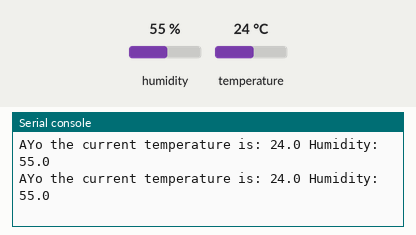
This program was run on a simulated Raspberry Pi Pico running MicroPython. Shown: the last lines printed to the serial console. The test bench sets the inputs (shaded band); at power-on: humidity 55 %, temperature 24 °C.

Above: at 1.2 s.
1.3 s: humidity set to 22 %
At 2.0 s:
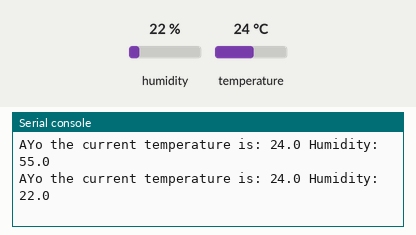
2.8 s: temperature set to 12 °C
At 3.3 s:
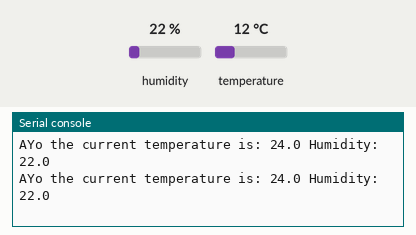
4.3 s: humidity set to 40 %
At 4.3 s:
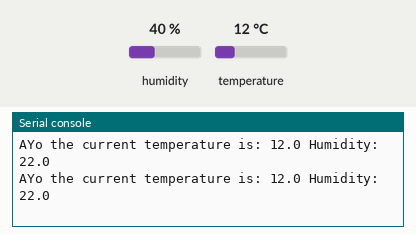
Timing chart, 0 to 7.3 s (numbered marks = the images above; inputs shaded):
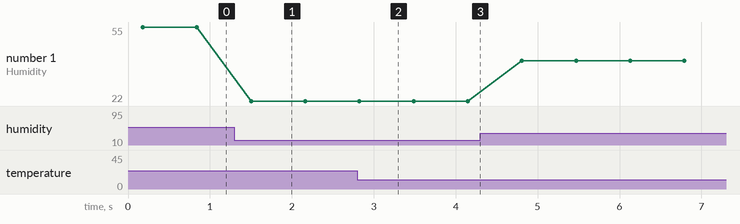

The program:

basic-aht10-temp-sensor.py
```python
import ahtx0
from machine import Pin, I2C
from time import sleep
i2c = I2C(1, scl=Pin(15), sda=Pin(14))
sensor = ahtx0.AHT10(i2c)

#taking or capturing temp within the surroundings

while True:
    print("AYo the current temperature is:"  , sensor.temperature, "Humidity:", sensor.relative_humidity)
    sleep(0.5)
```

Measured:
- after the input at 1.3 s, the serial console: prints a new line after 0.20 s (image 1)
- plotted number 1: 55 → 22 after the input at 1.3 s, 22 → 40 after the input at 4.3 s
